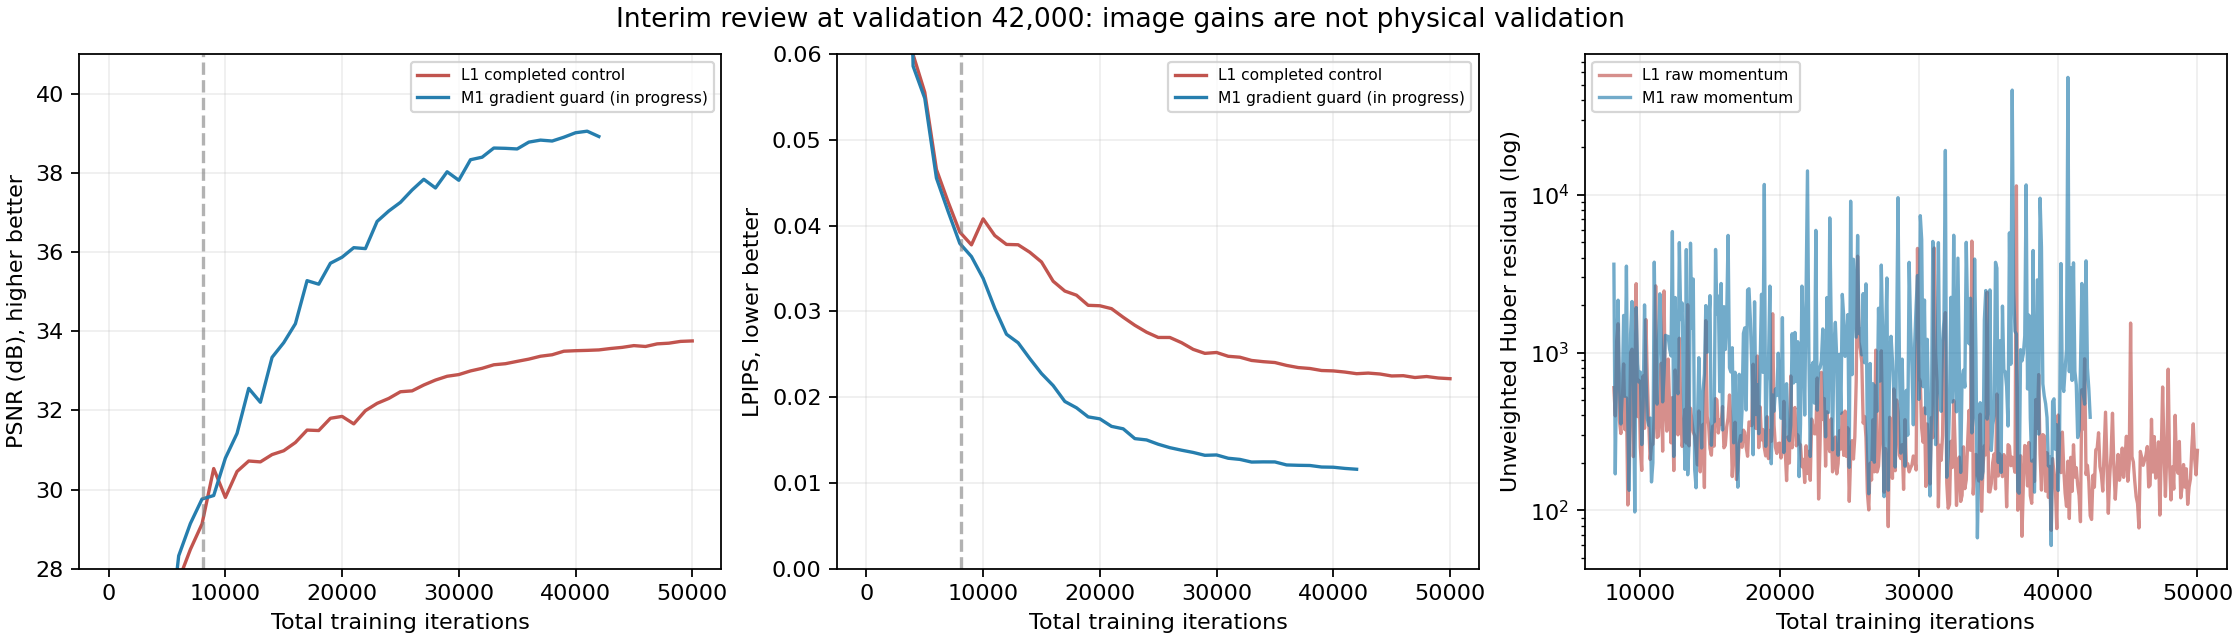

Write the Python code that produced this figure.
"""CPU-only live review of completed validation events, never load the GPU."""
import json
from pathlib import Path
import sys
from datetime import datetime,timezone
import numpy as np
import matplotlib
matplotlib.use('Agg')
import matplotlib.pyplot as plt
ROOT=Path(__file__).resolve().parents[2];sys.path.insert(0,str(ROOT))
from variants.momentum_guard.run import assert_frozen
assert_frozen(ROOT/'variants/momentum_guard/code')
read=lambda p:json.loads(p.read_text(encoding='utf8'))
def rows(p):return [json.loads(s) for s in p.read_text().splitlines() if s.strip()]
run=ROOT/'runs/pidg_momentum_guard/M1_guarded_shared/rubber_duck'
control=ROOT/'runs/pidg_unified_flow/L1_shared_stress/rubber_duck'
out=Path(__file__).parent
h=rows(run/'metric_history.jsonl');ch=rows(control/'metric_history.jsonl')
latest=h[-1];same=next(r for r in ch if r['iteration']==latest['iteration'])
best=read(run/'metric_best.json')['PSNR'];cbest=read(control/'metric_best.json')['PSNR']
guard=rows(run/'momentum_gradient_guard.jsonl')
for r in guard:
    assert 0<=r['scale']<=1 and r['private_gradients_preserved']
    assert all(g['guarded_momentum_norm']<=.1*g['image_norm']*(1+1e-5) for g in r['groups'].values())
momentum=rows(run/'material_momentum.jsonl');step=latest['iteration']
window=[r for r in momentum if step-3000<r['iteration']<=step]
cwindow=[r for r in rows(control/'material_momentum.jsonl') if step-3000<r['iteration']<=step]
early={r['iteration']:r['metrics']['PSNR'] for r in ch if r['iteration']<=8000}
pre=[abs(r['metrics']['PSNR']-early[r['iteration']]) for r in h if r['iteration'] in early]
summary={'review_utc':datetime.now(timezone.utc).isoformat(),'validation_step':step,
    'latest':latest,'same_step_control':same,'current_best':best,'completed_control_best':cbest,
    'latest_minus_control_best_PSNR':latest['metrics']['PSNR']-cbest['value'],
    'LPIPS_reduction_vs_control_best':1-latest['metrics']['LPIPS']/cbest['metrics']['LPIPS'],
    'relative_MSE_reduction_from_PSNR':1-10**(-(latest['metrics']['PSNR']-cbest['value'])/10),
    'pre_physics_max_abs_PSNR_difference':max(pre),'guard_events_checked':len(guard),
    'all_guard_caps_valid':True,'last_guard':guard[-1],
    'last_3k_raw_huber_mean':{'M1':float(np.mean([r['raw_huber'] for r in window])),
        'L1_same_iteration_window':float(np.mean([r['raw_huber'] for r in cwindow]))},
    'limits':'Training in progress; no new test opened or independent 2D evaluation yet. Different point sets and local neighborhoods make raw residual probe averages non-identical samples; finite-difference residual is not physical GT.'}
(out/'current_training_review.json').write_text(json.dumps(summary,indent=2)+'\n')
fig,axes=plt.subplots(1,3,figsize=(14,4),constrained_layout=True)
for hist,label,color in [(ch,'L1 completed control','#c1544e'),(h,'M1 gradient guard (in progress)','#267eae')]:
    for ax,key in zip(axes[:2],['PSNR','LPIPS']):
        ax.plot([r['iteration'] for r in hist],[r['metrics'][key] for r in hist],label=label,color=color)
for ax,key in zip(axes[:2],['PSNR (dB), higher better','LPIPS, lower better']):
    ax.axvline(8100,color='gray',linestyle='--',alpha=.6);ax.set(xlabel='Total training iterations',ylabel=key)
axes[0].set_ylim(28,41);axes[1].set_ylim(0,.06)
for folder,label,color in [(control,'L1 raw momentum','#c1544e'),(run,'M1 raw momentum','#267eae')]:
    r=rows(folder/'material_momentum.jsonl')
    axes[2].plot([v['iteration'] for v in r],[v['raw_huber'] for v in r],alpha=.65,color=color,label=label)
axes[2].set(xlabel='Total training iterations',ylabel='Unweighted Huber residual (log)',yscale='log')
for ax in axes:ax.grid(alpha=.2);ax.legend(fontsize=7)
fig.suptitle(f'Interim review at validation {step:,}: image gains are not physical validation')
fig.savefig(out/'current_training_review.png',dpi=160);plt.close(fig)
print(json.dumps(summary,ensure_ascii=False))
